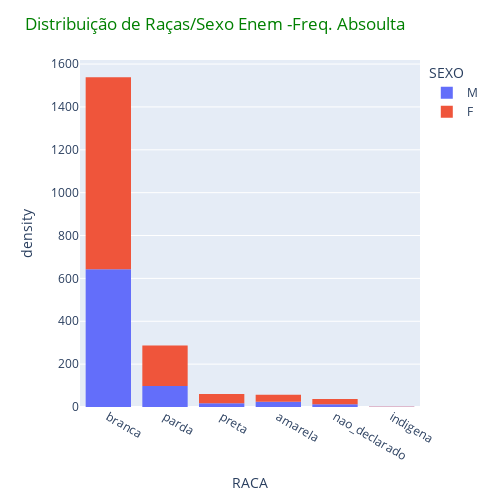

Notebook source saved alongside this figure:
### Code cell
# Frequência Absoluta
# DENSITY = Contagem
# COLOR coluna "SEXO" separa por SEXO Vermelho fem. e azul masc.
grafico = express.histogram(campinas, x="RACA", nbins=5, histnorm="density", color="SEXO")
grafico.update_layout(width=500, height=500, title_text= "Distribuição de Raças/Sexo Enem -Freq. Absoulta", title_font_color = "Green")
grafico.show()

### Figure 1 — Plotly figure (JSON) as saved in the notebook; plotly's stock layout.template omitted (floating-point values rounded to 4 significant figures; data arrays with more than 128 entries replaced by an {"elided": "..."} marker saying what was removed)
{"data": [{"alignmentgroup": "True", "bingroup": "x", "histnorm": "density", "hovertemplate": "SEXO=M<br>RACA=%{x}<br>density=%{y}<extra></extra>", "legendgroup": "M", "marker": {"color": "#636efa", "pattern": {"shape": ""}}, "name": "M", "nbinsx": 5, "offsetgroup": "M", "orientation": "v", "showlegend": true, "type": "histogram", "x": {"elided": "796 str values"}, "xaxis": "x", "yaxis": "y"}, {"alignmentgroup": "True", "bingroup": "x", "histnorm": "density", "hovertemplate": "SEXO=F<br>RACA=%{x}<br>density=%{y}<extra></extra>", "legendgroup": "F", "marker": {"color": "#EF553B", "pattern": {"shape": ""}}, "name": "F", "nbinsx": 5, "offsetgroup": "F", "orientation": "v", "showlegend": true, "type": "histogram", "x": {"elided": "1186 str values"}, "xaxis": "x", "yaxis": "y"}], "layout": {"barmode": "relative", "height": 500, "legend": {"title": {"text": "SEXO"}, "tracegroupgap": 0}, "margin": {"t": 60}, "title": {"font": {"color": "Green"}, "text": "Distribuição de Raças/Sexo Enem -Freq. Absoulta"}, "width": 500, "xaxis": {"anchor": "y", "domain": [0, 1], "title": {"text": "RACA"}}, "yaxis": {"anchor": "x", "domain": [0, 1], "title": {"text": "density"}}}}
